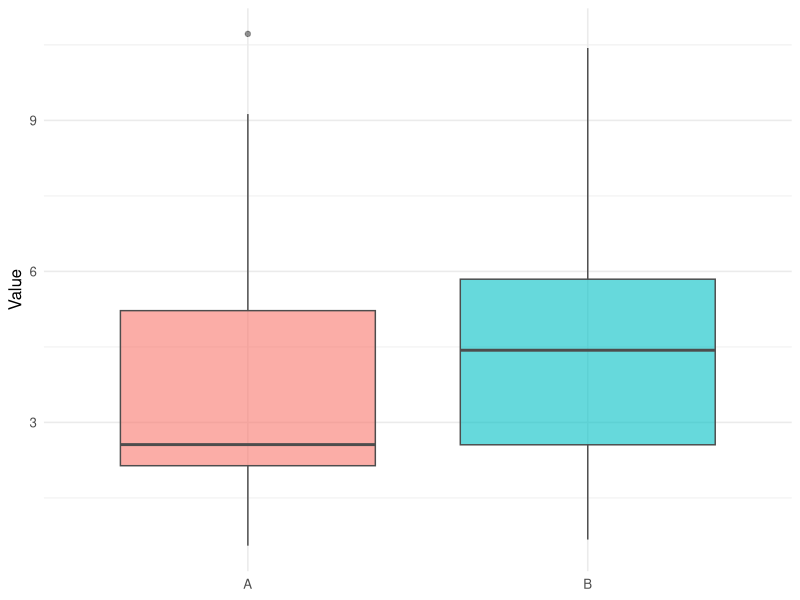

Write the R code that produced this figure.
# ============================================================
# Biostatistics Courses
# Course 1 — Week 4, Session 4: Non-parametric tests
# ============================================================

# --- 0. Setup --------------------------------------------------
library(tidyverse)
library(broom)
set.seed(42)
theme_set(theme_minimal(base_size = 12))

# --- 1. Hypothesis ---------------------------------------------
# H0: the two (or more) distributions have the same location.
# H1: they do not.

# --- 2. Data ---------------------------------------------------
# Unpaired two-sample (skewed): lognormal vs shifted lognormal.
a <- rlnorm(30, meanlog = 1.0, sdlog = 0.6)
b <- rlnorm(30, meanlog = 1.4, sdlog = 0.6)
unpaired <- tibble(
  value = c(a, b),
  group = factor(rep(c("A", "B"), each = 30))
)

# Paired: pre/post measurements with a modest within-subject effect.
n <- 25
pre  <- rnorm(n, 100, 12)
post <- pre + rnorm(n, 5, 8)
paired <- tibble(id = 1:n, pre = pre, post = post)

# Three groups for Kruskal-Wallis.
three <- tibble(
  value = c(rlnorm(20, 0.8, 0.4),
            rlnorm(20, 1.0, 0.4),
            rlnorm(20, 1.3, 0.4)),
  group = factor(rep(c("low", "mid", "high"), each = 20),
                 levels = c("low", "mid", "high"))
)

# --- 3. Visualise ----------------------------------------------
print(
  ggplot(unpaired, aes(group, value, fill = group)) +
    geom_boxplot(alpha = 0.6, colour = "grey30") +
    labs(x = NULL, y = "Value") +
    theme(legend.position = "none")
)

# --- 4. Assumptions --------------------------------------------
# Rank-based tests assume independence and (for location tests)
# similar distribution shape across groups.
cat("Shapiro p, group A:", signif(shapiro.test(a)$p.value, 2), "\n")
cat("Shapiro p, group B:", signif(shapiro.test(b)$p.value, 2), "\n")

# --- 5. Conduct / Fit ------------------------------------------
w_unp <- wilcox.test(value ~ group, data = unpaired,
                     conf.int = TRUE)
w_pair <- wilcox.test(paired$post, paired$pre,
                      paired = TRUE, conf.int = TRUE)
kw <- kruskal.test(value ~ group, data = three)
sgn <- binom.test(sum(paired$post > paired$pre), n)

print(tidy(w_unp))
print(tidy(w_pair))
print(tidy(kw))
print(tidy(sgn))

# --- 6. Report -------------------------------------------------
cat(sprintf(
  "Unpaired Wilcoxon: W = %.0f, p = %.3f\n",
  w_unp$statistic, w_unp$p.value
))
cat(sprintf(
  "Paired signed-rank: V = %.0f, p = %.3f, median difference = %.2f\n",
  w_pair$statistic, w_pair$p.value, w_pair$estimate
))
cat(sprintf(
  "Kruskal-Wallis: H = %.2f, df = %d, p = %.3f\n",
  kw$statistic, kw$parameter, kw$p.value
))
